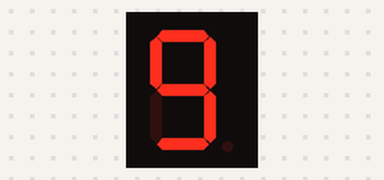
The sketch below on a simulated Arduino Uno, built with avr-gcc and run on an emulated ATmega328P. Parts: 1-digit seven-segment display. Wiring (inferred from the names in the program): 1-digit 7-segment display, segments lit when HIGH: segments pin 7, pin 6, pin 2, pin 3, pin 4, pin 9, pin 10, pin 5. The segment pins are drawn as the display they are named for.

Above: at 0.1 s.
At 1.1 s:
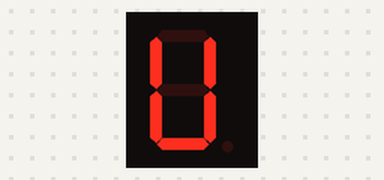
At 2.1 s:
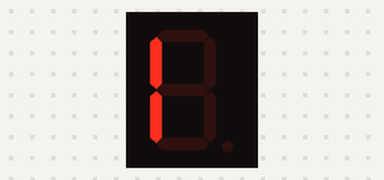
At 3.1 s:
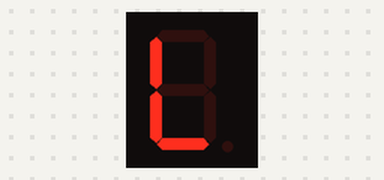
At 5.1 s:
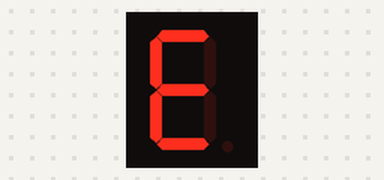
At 6.1 s:
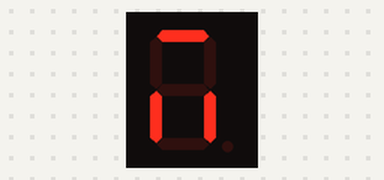

Measured:
- by itself, everything shown: repeats every 7.0 s, in 6 steps
- what the display in image 1 shows lasts 1.0 s, from 1.0 s to 2.0 s
- what the display in image 3 shows lasts 2.0 s, from 3.0 s to 5.0 s

The sketch:

Exercici_1.ino
```cpp
/**********************************************************************************
**                                                                               **
**                           Display 7 segments                                  **
**                                                                               **
**********************************************************************************/
//********** Includes *************************************************************
//********** Variables ************************************************************
const byte segA = 7; // donar nom al pin 7 de l’Arduino
const byte segB = 6;  // donar nom al pin 6 de l’Arduino
const byte segC = 2;  // donar nom al pin 2 de l’Arduino
const byte segD = 3;  // donar nom al pin 3 de l’Arduino
const byte segE = 4;  // donar nom al pin 4 de l’Arduino
const byte segF = 9;  // donar nom al pin 9 de l’Arduino
const byte segG = 10;  // donar nom al pin 10 de l’Arduino
const byte segDP = 5; // donar nom al pin 5 de l’Arduino
//********** Setup ****************************************************************
void setup() {
  // put your setup code here, to run once:
Serial.begin(9600);
pinMode(segA, OUTPUT);// definir el pin 7 com una sortida
pinMode(segB, OUTPUT);// definir el pin 6 com una sortida
pinMode(segC, OUTPUT);// definir el pin 2 com una sortida
pinMode(segD, OUTPUT);// definir el pin 3 com una sortida
pinMode(segE, OUTPUT);// definir el pin 4 com una sortida
pinMode(segF, OUTPUT);// definir el pin 9 com una sortida
pinMode(segG, OUTPUT);// definir el pin 10 com una sortida
pinMode(segDP, OUTPUT);// definir el pin 5 com una sortida
}
//********** Loop *****************************************************************

void loop() {
  // put your main code here, to run repeatedly:
//lletra g
digitalWrite(segA, HIGH);//segment A high
digitalWrite(segB, HIGH);//segment B high
digitalWrite(segC, HIGH);//segment E high
digitalWrite(segD, HIGH);//segment D high
digitalWrite(segE, LOW);//segment E high
digitalWrite(segF, HIGH);//segment F high
digitalWrite(segG, HIGH);//segment G high
digitalWrite(segDP, LOW);//segment DP high
delay(1000); //segment A high
//lletra u
digitalWrite(segA, LOW);//segment A high
digitalWrite(segB, HIGH);//segment B high
digitalWrite(segC, HIGH);//segment C high
digitalWrite(segD, HIGH);//segment D high
digitalWrite(segE, HIGH);//segment E high
digitalWrite(segF, HIGH);//segment F high
digitalWrite(segG, LOW);//segment G high
digitalWrite(segDP, LOW);//segment DP high
delay(1000);
//lletra i
digitalWrite(segA, LOW);//segment A high
digitalWrite(segB, LOW);//segment B high
digitalWrite(segC, LOW);//segment C high
digitalWrite(segD, LOW);//segment D high
digitalWrite(segE, HIGH);//segment E high
digitalWrite(segF, HIGH);//segment F high
digitalWrite(segG, LOW);//segment G high
digitalWrite(segDP, LOW);//segment DP high
delay(1000);//segment A high
//lletra l
digitalWrite(segA, LOW);//segment A high
digitalWrite(segB, LOW);//segment B high
digitalWrite(segC, LOW);//segment C high
digitalWrite(segD, HIGH);//segment D high
digitalWrite(segE, HIGH);//segment E high
digitalWrite(segF, HIGH);//segment F high
digitalWrite(segG, LOW);//segment G high
digitalWrite(segDP, LOW);//segment DP high
delay(1000);//segment A high
//lletra l
digitalWrite(segA, LOW);//segment A high
digitalWrite(segB, LOW);//segment B high
digitalWrite(segC, LOW);//segment C high
digitalWrite(segD, HIGH);//segment D high
digitalWrite(segE, HIGH);//segment E high
digitalWrite(segF, HIGH);//segment F high
digitalWrite(segG, LOW);//segment G high
digitalWrite(segDP, LOW);//segment DP high
delay(1000);//segment A high
//lletra e
digitalWrite(segA, HIGH);//segment A high
digitalWrite(segB, LOW);//segment B high
digitalWrite(segC, LOW);//segment C high
digitalWrite(segD, HIGH);//segment D high
digitalWrite(segE, HIGH);//segment E high
digitalWrite(segF, HIGH);//segment F high
digitalWrite(segG, HIGH);//segment G high
digitalWrite(segDP, LOW);//segment DP high
delay(1000);//segment A high
//lletra M
digitalWrite(segA, HIGH);//segment A high
digitalWrite(segB, LOW);//segment B high
digitalWrite(segC, HIGH);//segment C high
digitalWrite(segD, LOW);//segment D high
digitalWrite(segE, HIGH);//segment E high
digitalWrite(segF, LOW);//segment F high
digitalWrite(segG, LOW);//segment G high
digitalWrite(segDP, LOW);//segment DP high
delay(1000);//segment A high
}
```
